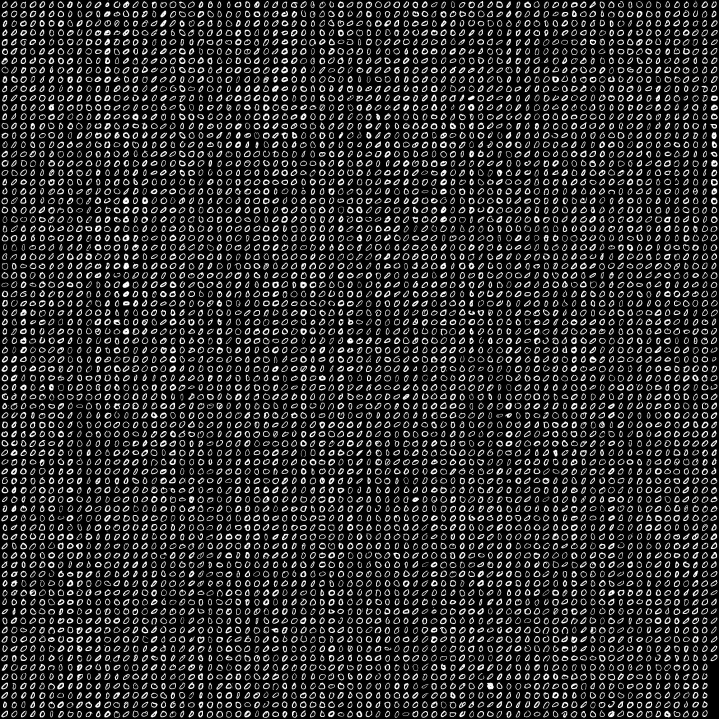
%> input picture Project 3/mnist_train0.jpg, 2156 x 2156 px (shown at 1/3 size)
$ octave Project_3_SVM_28.m   (GNU Octave 9; MATLAB toolbox functions it lacks are replaced by stand-ins)
%> lines starting %> are read from the running program, lines starting %| are printed output that depends on the picture; in (x1, y1, x2, y2) boxes, pixels count from 0 and x2, y2 are one past the last pixel; in counts of white or black regions, pixels touching at a corner belong together; the program's own positions count from 1
### Project 3/get_features_28.m
function features = get_features(bw_mnist_im)
%GET_FEATURES get all regionprop features from mnist training pictures
%   input photo must be a binary image

% go through 28x28 bit samples one by one
i = 1;
total_samples = (size(bw_mnist_im,1)/28)*(size(bw_mnist_im,2)/28);
features = zeros(total_samples,(28*28));
for m = 1:28:size(bw_mnist_im,1)
    for n = 1:28:size(bw_mnist_im,2)
        sample = bw_mnist_im(m:m+27, n:n+27);
        %row = m/28 + 1;
        %col = n/28 + 1;
        %imshow(sample);
        features(i,:) = sample(:)';
        %features{i} = regionprops(sample,"Area", "Circularity", "Eccentricity","Orientation");
        i = i + 1;
    end
end

### Project 3/Project_3_SVM_28.m
%% Project 3
%
% EE 516 - Pattern Recognition
% Spring 2023
%
% Group 4: Nathan Jaggers, Tre Carmichael, Nickolas Ogilvie
%
% Description: See coresponding document <Can add description later>
% 0 & 1 - filled area, minor axis length, eccentricity
% 0 & 2 - circularity, perimeter, filled area
%% SVM 28 x 28
close all;
clear;
clc;
%%
%read in image
im_train0 = imread("mnist_train0.jpg");
%> im_train0 is the input picture: size 2156x2156 uint8; min 0, max 255, mean 45.3
im_train1 = imread("mnist_train1.jpg");
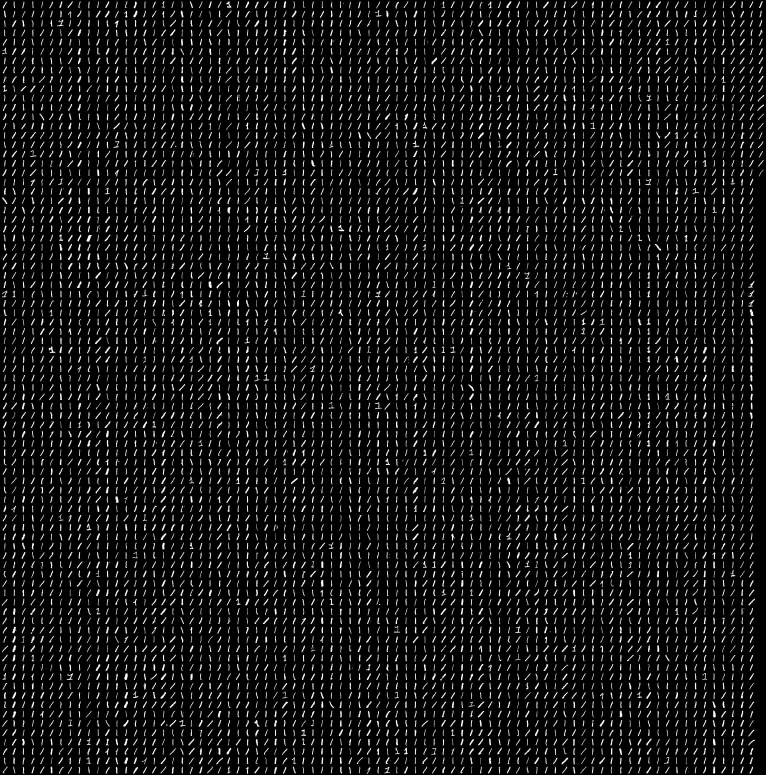
%> input picture Project 3/mnist_train1.jpg, 2296 x 2324 px (shown at 1/3 size)
%> im_train1 is the input picture: size 2324x2296 uint8; min 0, max 255, mean 19.9
im_train2 = imread("mnist_train2.jpg");
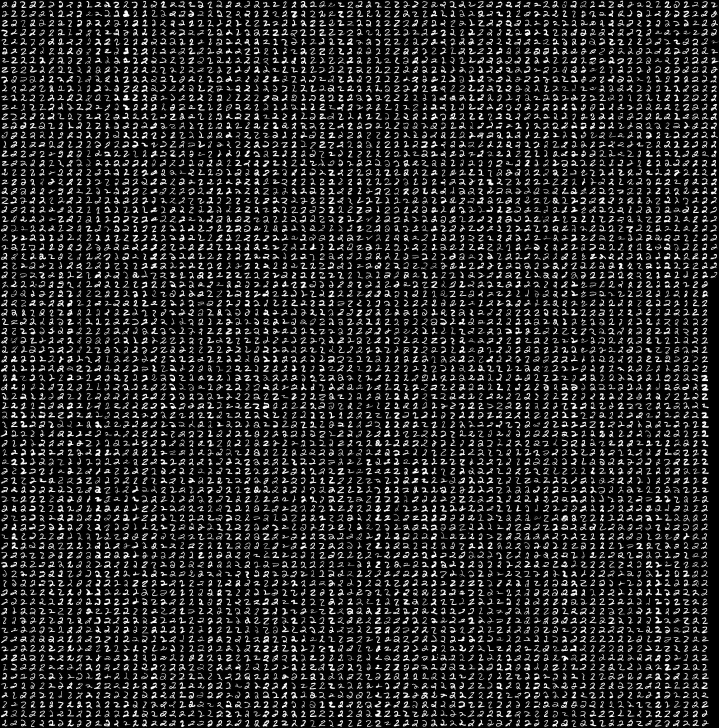
%> input picture Project 3/mnist_train2.jpg, 2156 x 2184 px (shown at 1/3 size)
%> im_train2 is the input picture: size 2184x2156 uint8; min 0, max 255, mean 38.8

%%
%create binary image and show results
binary_imtrain0 = imbinarize(im_train0);
%> binary_imtrain0: size 2156x2156 logical; 18% white; 6013 white regions (86 under 20 px), largest, box (x1, y1, x2, y2) and area: (1461, 2048, 1481, 2068) 315, (901, 845, 920, 865) 281, (368, 844, 388, 864) 276
%%imshow(binary_im0);
binary_imtrain1 = imbinarize(im_train1);
%> binary_imtrain1: size 2324x2296 logical; 7.9% white; 6889 white regions (145 under 20 px), largest, box (x1, y1, x2, y2) and area: (259, 705, 276, 725) 176, (146, 1039, 166, 1059) 167, (373, 2020, 383, 2040) 151
%%imshow(binary_im1);
binary_imtrain2 = imbinarize(im_train2);
%> binary_imtrain2: size 2184x2156 logical; 15.5% white; 6071 white regions (82 under 20 px), largest, box (x1, y1, x2, y2) and area: (2105, 1152, 2125, 1172) 265, (369, 31, 389, 51) 253, (1040, 1824, 1060, 1844) 236
%%imshow(binary_im2);

%%
features_train0 = get_features_28(binary_imtrain0);
%> after the loop in get_features, `for m = 1:28:size(bw_mnist_im,1)`: features: size 5929x784 double; values 0 (black) and 1 (white), 18% white in thin lines or dots, all inside (x1, y1, x2, y2) = (66, 0, 764, 5928)
%> after the loop in get_features, `for m = 1:28:size(bw_mnist_im,1)`: i = 5930
features_train1 = get_features_28(binary_imtrain1);
%> after the loop in get_features (call 2), `for m = 1:28:size(bw_mnist_im,1)`: features: size 6806x784 double; values 0 (black) and 1 (white), 7.9% white; 22104 white regions (19225 under 20 px), largest, box (x1, y1, x2, y2) and area: (395, 90, 418, 932) 10179, (394, 932, 418, 1628) 8505, (424, 477, 445, 681) 2138
features_train2 = get_features_28(binary_imtrain2);
%> after the loop in get_features (call 3), `for m = 1:28:size(bw_mnist_im,1)`: features: size 6006x784 double; values 0 (black) and 1 (white), 15.5% white in thin lines or dots

%%
%initialize variables for training
%Y is augmented matrix holding (+/-)1's and two values to describe digit
%in each row

class_1 = [ones(length(features_train0),1) features_train0];
%> class_1: size 5929x785 double; values 0 (black) and 1 (white), 18.1% white in thin lines or dots
class_2 = [-ones(length(features_train2),1) features_train2];
Y = [class_1; class_2];

%%
% the predictors in the matrix X and the class labels in vector Y

features = Y(:,2:end); % matrix X
%> features: size 11935x784 double; values 0 (black) and 1 (white), 16.7% white in thin lines or dots
classification = Y(:,1); % matrix Y

%% Train a linear kernel SVM classifier
SVMModel = fitcsvm(features,classification);
%default for two class classifier is linear kernel, for one class
%classifier it is gaussian (rbf - radial basis function) kernel

%% classifying using SVM
% get the test data set features
im_test0 = imread("mnist_test0.jpg");
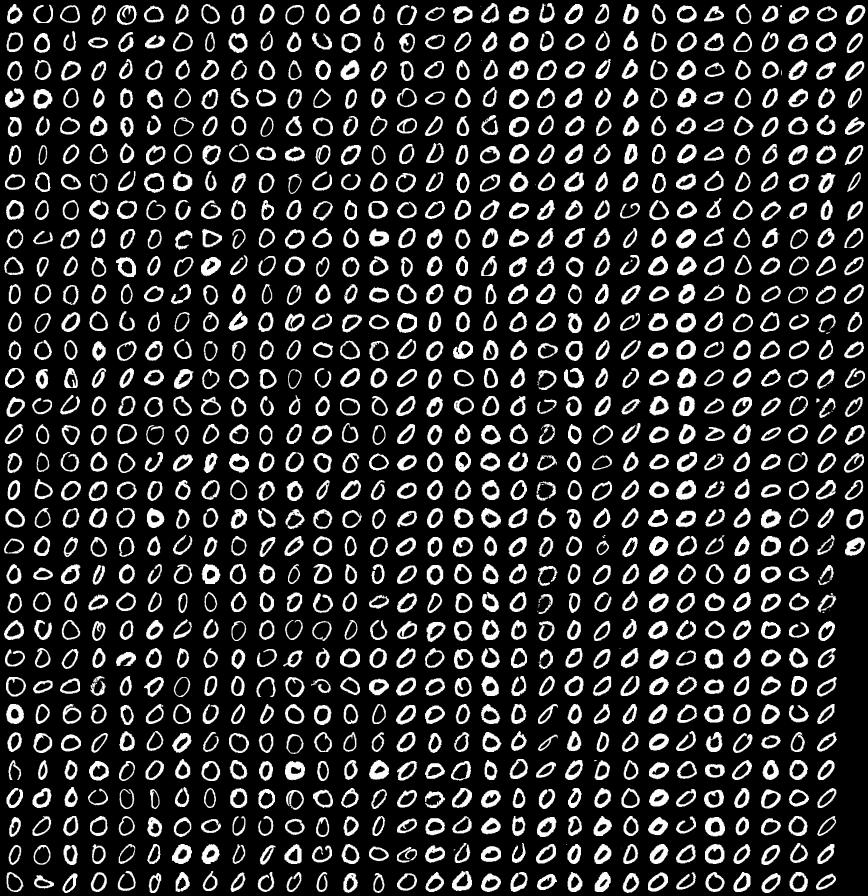
%> input picture Project 3/mnist_test0.jpg, 868 x 896 px
%> im_test0 is the input picture: size 896x868 uint8; min 0, max 255, mean 44.5
im_test1 = imread("mnist_test1.jpg");
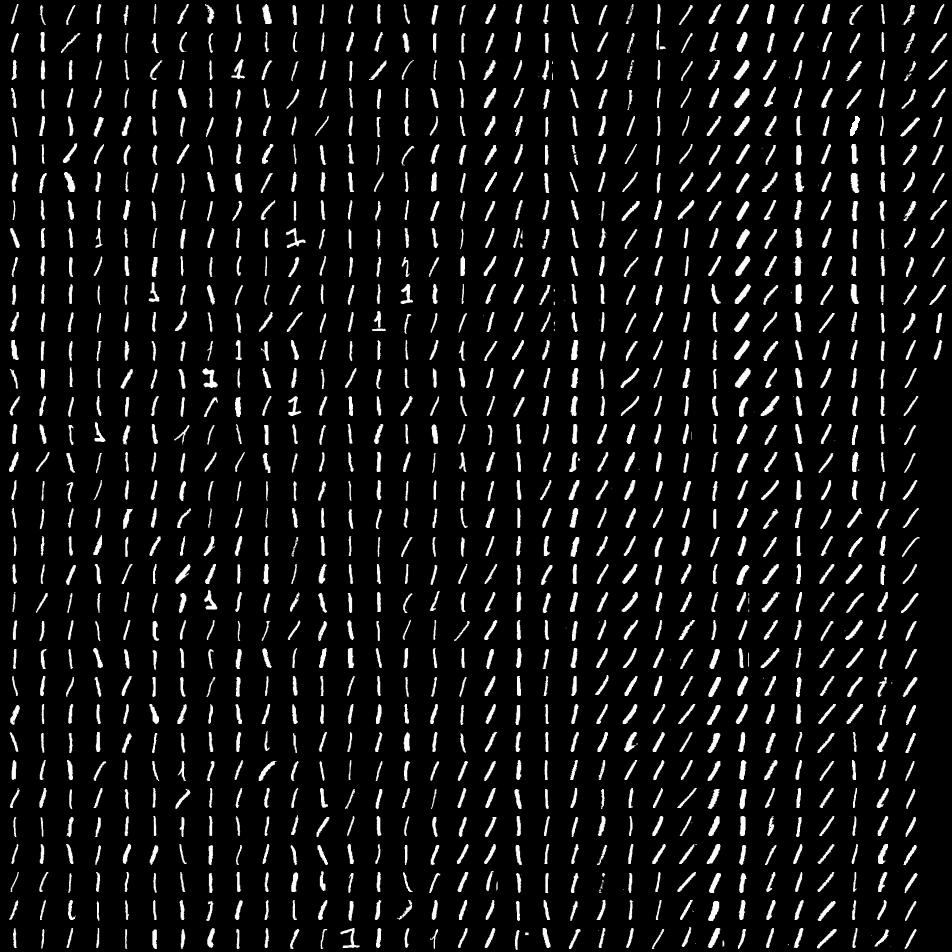
%> input picture Project 3/mnist_test1.jpg, 952 x 952 px
%> im_test1 is the input picture: size 952x952 uint8; min 0, max 255, mean 19.9
im_test2 = imread("mnist_test2.jpg");
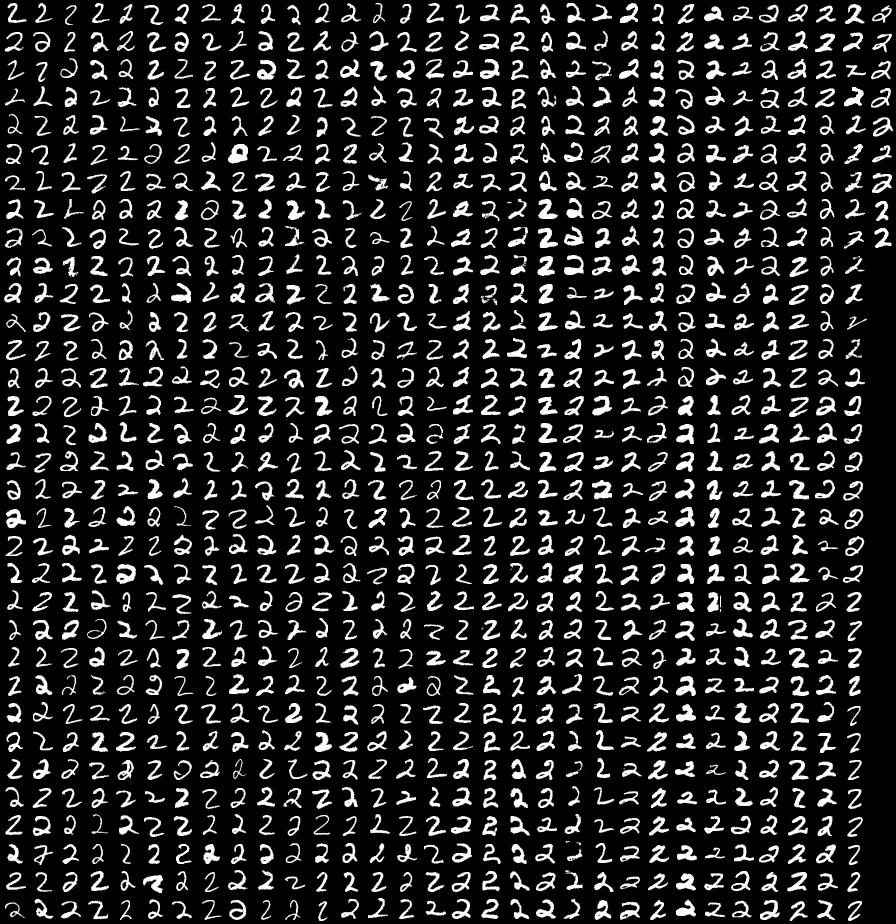
%> input picture Project 3/mnist_test2.jpg, 896 x 924 px
%> im_test2 is the input picture: size 924x896 uint8; min 0, max 255, mean 38.5

%create binary image and show results
binary_imtest0 = imbinarize(im_test0);
%> binary_imtest0: size 896x868 logical; 17.7% white; 999 white regions (17 under 20 px), largest, box (x1, y1, x2, y2) and area: (285, 761, 305, 780) 257, (676, 480, 696, 500) 253, (369, 760, 389, 780) 248
%%imshow(binary_im0);
binary_imtest1 = imbinarize(im_test1);
%> binary_imtest1: size 952x952 logical; 7.9% white; 1171 white regions (36 under 20 px), largest, box (x1, y1, x2, y2) and area: (202, 368, 218, 388) 143, (735, 368, 751, 388) 140, (734, 88, 750, 108) 137
%%imshow(binary_im1);
binary_imtest2 = imbinarize(im_test2);
%> binary_imtest2: size 924x896 logical; 15.4% white; 1048 white regions (14 under 20 px), largest, box (x1, y1, x2, y2) and area: (228, 144, 248, 164) 262, (116, 564, 136, 584) 235, (676, 676, 696, 696) 223
%%imshow(binary_im2);

%%
features_test0 = get_features_28(binary_imtest0);
%> after the loop in get_features (call 4), `for m = 1:28:size(bw_mnist_im,1)`:
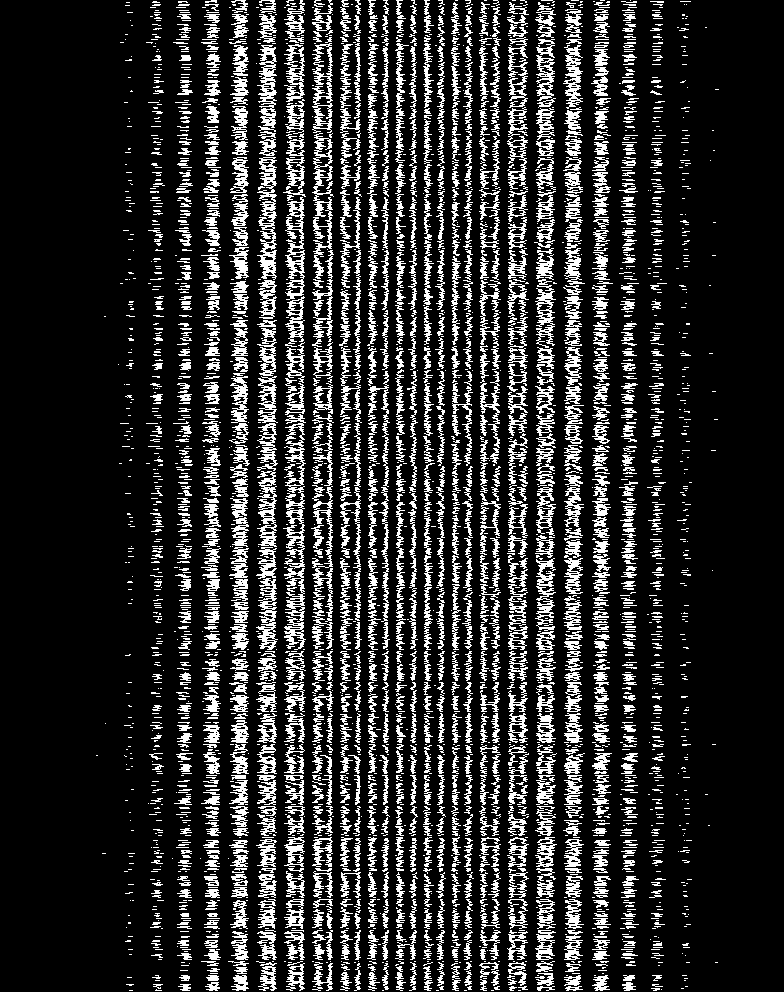
%> features: size 992x784 double; values 0 (black) and 1 (white), 17.7% white in thin lines or dots, all inside (x1, y1, x2, y2) = (96, 0, 719, 991)
%> after the loop in get_features (call 4), `for m = 1:28:size(bw_mnist_im,1)`: i = 993
features_test1 = get_features_28(binary_imtest1);
%> after the loop in get_features (call 5), `for m = 1:28:size(bw_mnist_im,1)`: features: size 1156x784 double; values 0 (black) and 1 (white), 7.9% white; 3355 white regions (2868 under 20 px), largest, box (x1, y1, x2, y2) and area: (394, 0, 417, 475) 6227, (424, 112, 445, 238) 1391, (423, 351, 445, 423) 860
features_test2 = get_features_28(binary_imtest2);
%> after the loop in get_features (call 6), `for m = 1:28:size(bw_mnist_im,1)`: features: size 1056x784 double; values 0 (black) and 1 (white), 15.4% white in thin lines or dots, all inside (x1, y1, x2, y2) = (46, 0, 751, 1055)

%%
class_1 = [ones(length(features_test0),1) features_test0];
%> class_1: size 992x785 double; values 0 (black) and 1 (white), 17.8% white in thin lines or dots
class_2 = [-ones(length(features_test2),1) features_test2];
%> class_2: size 1056x785 double
Y = [class_1; class_2];
%> Y: size 2048x785 double

% the predictors in the matrix X and the class labels in vector Y
test_features = Y(:,2:end); % matrix X
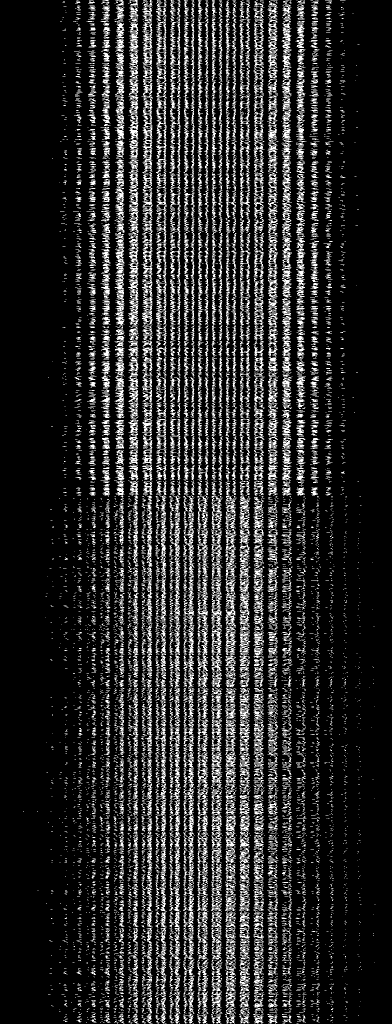
%> test_features: size 2048x784 double (shown at 1/2 size); values 0 (black) and 1 (white), 16.5% white in thin lines or dots, all inside (x1, y1, x2, y2) = (46, 0, 751, 2047)
test_classification = Y(:,1); % matrix Y
%> test_classification = 2048 values, max 1 at index 1, min -1 at index 993, mean -0.0312

%%
% classify test data
[label,score] = predict(SVMModel,test_features);
%> label = 2048 values, max 1 at index 1, min -1 at index 302, mean -0.0342; score = 2048 rows, first 12: [5.92 -5.92; 4.22 -4.22; 4.09 -4.09; 4.15 -4.15; 10.36 -10.36; 4.42 -4.42; 2.22 -2.22; 4.56 -4.56; 7.53 -7.53; 6.15 -6.15; 3.22 -3.22; 5.13 -5.13]

%find how many samples are misclassified
miss_samples = find(test_classification ~= label);
%> miss_samples = 41 values from 302 to 1938
miss_count = length(miss_samples);
%> miss_count = 41

classification_error = (miss_count/length(label))*100;
%> classification_error = 2
